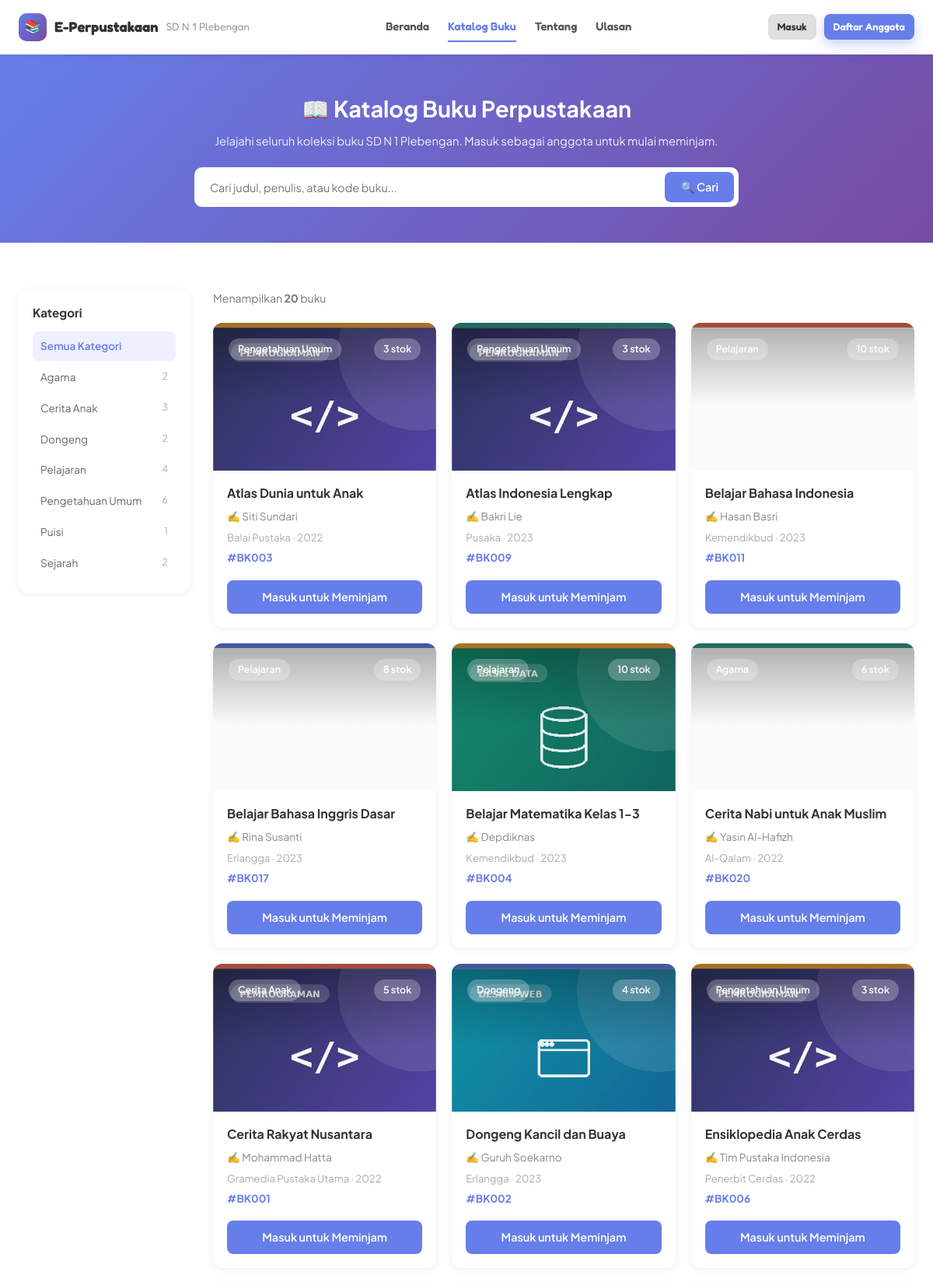
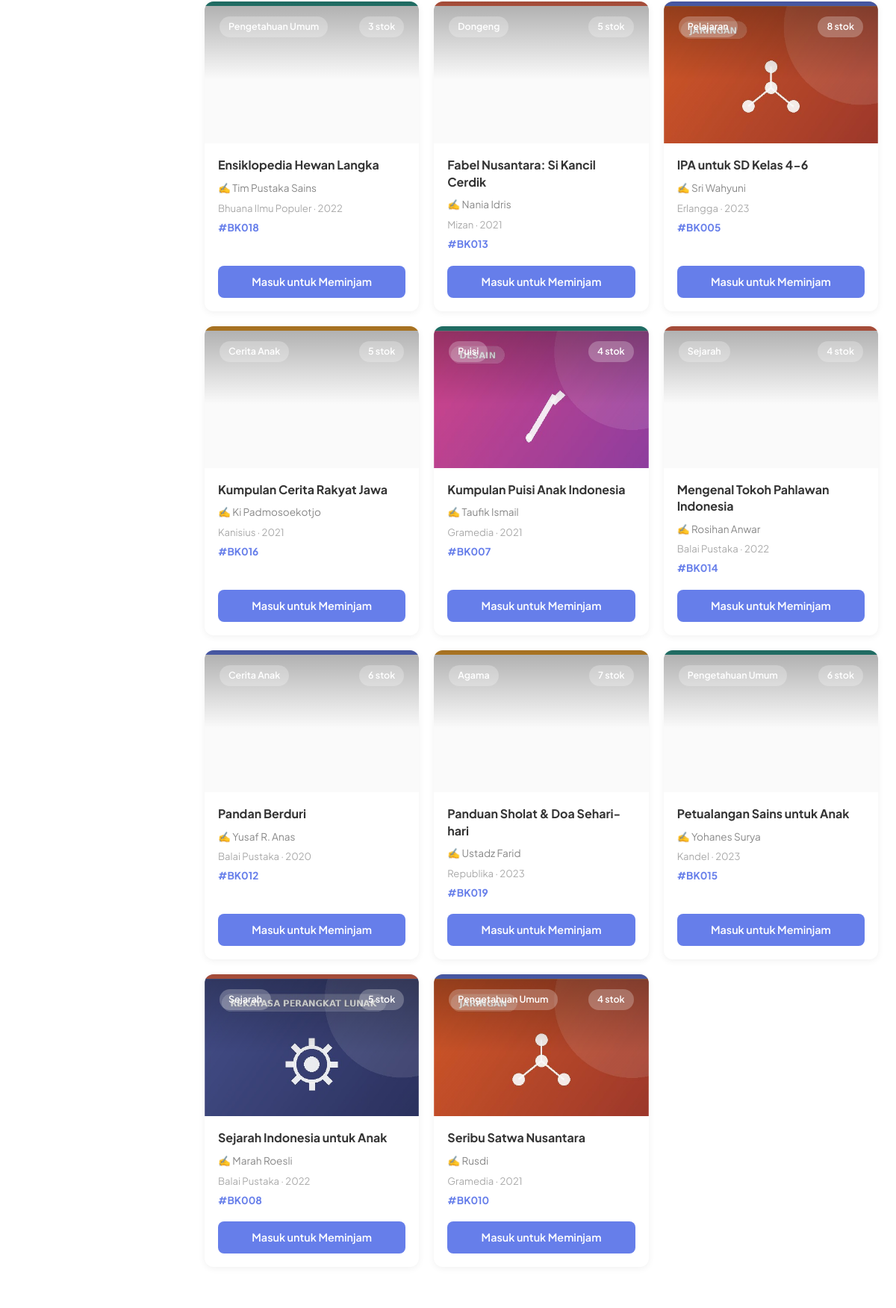
Page /katalog.php (upper part) on the committed database (2 pictures, top to bottom).
### tables this page shows
CREATE TABLE IF NOT EXISTS buku (
    id_buku INT AUTO_INCREMENT PRIMARY KEY,
    kode_buku VARCHAR(20) NOT NULL UNIQUE,
    judul VARCHAR(200) NOT NULL,
    penulis VARCHAR(100) NOT NULL,
    penerbit VARCHAR(100) NOT NULL,
    tahun_terbit YEAR NOT NULL,
    kategori VARCHAR(50) NOT NULL,
    stok INT NOT NULL DEFAULT 1,
    sampul VARCHAR(255) DEFAULT NULL,
    created_at TIMESTAMP DEFAULT CURRENT_TIMESTAMP
);

### auth.php (called while the page is built, shortened)
<?php
function sampulUrl($sampul, $prefix = '') {
    return $prefix . 'assets/img/sampul/' . rawurlencode($sampul);
}
?>

### katalog.php (the view, shortened to what this page needs)
<?php
require_once 'config/database.php';
require_once 'includes/auth.php';
$search = isset($_GET['search']) ? mysqli_real_escape_string($conn, trim($_GET['search'])) : '';
$kategoriFilter = isset($_GET['kategori']) ? mysqli_real_escape_string($conn, trim($_GET['kategori'])) : '';
$where = [];
$whereSql = $where ? 'WHERE ' . implode(' AND ', $where) : '';
$bukuList = mysqli_query($conn, "SELECT * FROM buku $whereSql ORDER BY judul ASC");
$totalHasil = mysqli_num_rows($bukuList);
$kategoriList = mysqli_query($conn, "SELECT kategori, COUNT(*) as jumlah FROM buku GROUP BY kategori ORDER BY kategori ASC");
?>
<?php include 'includes/public_header.php'; ?>
<section class="catalog-hero">
    <div class="catalog-hero-inner">
        <h1>📖 Katalog Buku Perpustakaan</h1>
        <p>Jelajahi seluruh koleksi buku SD N 1 Plebengan. Masuk sebagai anggota untuk mulai meminjam.</p>
        <form method="GET" action="katalog.php" class="catalog-search-form">
            <input type="text" name="search" placeholder="Cari judul, penulis, atau kode buku..." value="<?php echo htmlspecialchars($search); ?>">
            <button type="submit" class="btn btn-primary">🔍 Cari</button>
        </form>
    </div>
</section>
<section class="public-section">
    <div class="public-section-inner catalog-layout">
        <aside class="catalog-sidebar">
            <h3>Kategori</h3>
            <a href="katalog.php<?php echo $search ? '?search=' . urlencode($search) : ''; ?>" class="category-filter-item <?php echo $kategoriFilter === '' ? 'active' : ''; ?>">
                Semua Kategori
            </a>
            <?php while ($k = mysqli_fetch_assoc($kategoriList)): ?>
                <a href="katalog.php?kategori=<?php echo urlencode($k['kategori']); ?><?php echo $search ? '&search=' . urlencode($search) : ''; ?>"
                   class="category-filter-item <?php echo $kategoriFilter === $k['kategori'] ? 'active' : ''; ?>">
                    <?php echo htmlspecialchars($k['kategori']); ?>
                    <span><?php echo (int) $k['jumlah']; ?></span>
                </a>
            <?php endwhile; ?>
        </aside>
        <div class="catalog-main">
            <div class="catalog-result-info">
                Menampilkan <strong><?php echo $totalHasil; ?></strong> buku
            </div>
            <div class="books-grid">
                <?php while ($b = mysqli_fetch_assoc($bukuList)): ?>
                <div class="book-card">
                    <div class="book-cover"<?php $src = sampulUrl($b['sampul']); if ($src): ?> style="background-image:url('<?php echo htmlspecialchars($src); ?>')"<?php endif; ?>>
                        <span class="book-category"><?php echo htmlspecialchars($b['kategori']); ?></span>
                        <span class="book-stock"><?php echo $b['stok'] > 0 ? (int) $b['stok'] . ' stok' : 'Kosong'; ?></span>
                    </div>
                    <div class="book-detail">
                        <h3 class="book-title"><?php echo htmlspecialchars($b['judul']); ?></h3>
                        <p class="book-author">✍️ <?php echo htmlspecialchars($b['penulis']); ?></p>
                        <p class="book-publisher"><?php echo htmlspecialchars($b['penerbit']); ?> &middot; <?php echo (int) $b['tahun_terbit']; ?></p>
                        <p class="book-code">#<?php echo htmlspecialchars($b['kode_buku']); ?></p>
                    </div>
                    <?php if ($b['stok'] > 0): ?>
                        <a href="login.php?as=user" class="btn btn-primary btn-full">Masuk untuk Meminjam</a>
                    <?php else: ?>
                        <button class="btn btn-secondary btn-full" disabled>Stok Habis</button>
                    <?php endif; ?>
                </div>
                <?php endwhile; ?>
            </div>
        </div>
    </div>
</section>
<?php include 'includes/public_footer.php'; ?>

### style.css (style rules this page uses)
* { margin: 0; padding: 0; box-sizing: border-box; }
body { font-family: 'Segoe UI', Tahoma, Geneva, Verdana, sans-serif; background-color: #f0f2f5; color: #333; line-height: 1.6; }
a { text-decoration: none; color: inherit; }
.btn { display: inline-flex; align-items: center; gap: 5px; padding: 10px 20px; border: none; border-radius: 8px; font-size: 0.9rem; font-weight: 600; cursor: pointer; transition: all 0.2s ease; white-space: nowrap; font-family: inherit; }
.btn-primary { background: #667eea; color: #fff; }
.btn-full { width: 100%; justify-content: center; }
.books-grid { display: grid; grid-template-columns: repeat(auto-fill, minmax(280px, 1fr)); gap: 20px; }
.book-card { background: #fff; border-radius: 12px; overflow: hidden; box-shadow: 0 2px 10px rgba(0,0,0,0.06); transition: transform 0.2s ease; display: flex; flex-direction: column; }
.book-cover { background: linear-gradient(135deg, #667eea, #764ba2); background-size: cover; background-position: center top; background-repeat: no-repeat; padding: 20px; display: flex; justify-content: space-between; align-items: flex-start; min-height: 190px; }
.book-cover[style*="background-image"] { position: relative; }
.book-cover[style*="background-image"]::after { content: ''; position: absolute; inset: 0; background: linear-gradient(to bottom, rgba(0,0,0,0.32), rgba(0,0,0,0.02) 55%); pointer-events: none; }
.book-cover[style*="background-image"] > * { position: relative; z-index: 1; }
.book-category { background: rgba(255,255,255,0.25); color: #fff; padding: 4px 12px; border-radius: 20px; font-size: 0.78rem; font-weight: 600; }
.book-stock { background: rgba(255,255,255,0.25); color: #fff; padding: 4px 12px; border-radius: 20px; font-size: 0.78rem; font-weight: 600; }
.book-detail { padding: 18px; flex: 1; }
.book-title { font-size: 1rem; color: #333; margin-bottom: 8px; line-height: 1.4; }
.book-author { color: #888; font-size: 0.85rem; margin-bottom: 5px; }
.book-publisher { color: #aaa; font-size: 0.82rem; margin-bottom: 5px; }
.book-code { color: #667eea; font-weight: 700; font-size: 0.85rem; }
.book-card .btn { margin: 0 18px 18px; }
.book-card .btn-full { margin: 0 18px 18px; width: calc(100% - 36px); }
.public-body { background: #fff; }
.public-section { padding: 60px 24px; }
.public-section-inner { max-width: 1200px; margin: 0 auto; }
.catalog-hero { background: linear-gradient(135deg, #667eea 0%, #764ba2 100%); padding: 46px 24px; color: #fff; text-align: center; }
.catalog-hero-inner { max-width: 700px; margin: 0 auto; }
.catalog-hero h1 { margin-bottom: 8px; font-size: 1.8rem; }
.catalog-hero p { opacity: 0.9; margin-bottom: 22px; font-size: 0.92rem; }
.catalog-search-form { display: flex; gap: 8px; background: #fff; padding: 6px; border-radius: 10px; }
.catalog-search-form input { flex: 1; border: none; padding: 10px 14px; border-radius: 6px; font-size: 0.9rem; font-family: inherit; }
.catalog-layout { display: grid; grid-template-columns: 220px 1fr; gap: 30px; align-items: start; }
.catalog-sidebar { background: #fff; border-radius: 12px; padding: 18px; box-shadow: 0 2px 10px rgba(0,0,0,0.06); position: sticky; top: 90px; }
.catalog-sidebar h3 { font-size: 0.95rem; color: #333; margin-bottom: 12px; }
.category-filter-item { display: flex; justify-content: space-between; padding: 8px 10px; border-radius: 8px; font-size: 0.85rem; color: #666; margin-bottom: 2px; }
.category-filter-item.active { background: #eef0ff; color: #667eea; font-weight: 600; }
.category-filter-item span { color: #aaa; font-size: 0.78rem; }
.catalog-result-info { font-size: 0.88rem; color: #777; margin-bottom: 20px; }
:root { --lp-ink: #20264a; --lp-muted: #6b7280; --lp-amber: #f2a531; --lp-amber-dark: #d98c14; --lp-teal: #2f9c8f; --lp-coral: #ef6f53; --lp-indigo: #667eea; --lp-purple: #764ba2; --lp-paper: #fbf8f2; --lp-border: #ececf5; --font-display: 'Fredoka', 'Segoe UI', Tahoma, sans-serif; }
.public-body { font-family: 'Plus Jakarta Sans', 'Segoe UI', Tahoma, Geneva, Verdana, sans-serif; }
.book-cover { position: relative; }
.book-cover::before { content: ''; position: absolute; top: 0; left: 0; right: 0; height: 6px; background: var(--lp-amber); }
.books-grid .book-card:nth-child(4n+2) .book-cover::before { background: var(--lp-teal); }
.books-grid .book-card:nth-child(4n+3) .book-cover::before { background: var(--lp-coral); }
.books-grid .book-card:nth-child(4n+4) .book-cover::before { background: var(--lp-indigo); }

### rows in the picture
buku: sampul (picture), kategori "Pengetahuan Umum", stok "3", judul "Atlas Dunia untuk Anak", penulis "Siti Sundari", penerbit "Balai Pustaka", tahun_terbit "2022", kode_buku "BK003", shows "Masuk untuk Meminjam"
buku: sampul (picture), kategori "Pengetahuan Umum", stok "3", judul "Atlas Indonesia Lengkap", penulis "Bakri Lie", penerbit "Pusaka", tahun_terbit "2023", kode_buku "BK009", shows "Masuk untuk Meminjam"
buku: kategori "Pelajaran", stok "10", judul "Belajar Bahasa Indonesia", penulis "Hasan Basri", penerbit "Kemendikbud", tahun_terbit "2023", kode_buku "BK011", shows "Masuk untuk Meminjam"
buku: kategori "Pelajaran", stok "8", judul "Belajar Bahasa Inggris Dasar", penulis "Rina Susanti", penerbit "Erlangga", tahun_terbit "2023", kode_buku "BK017", shows "Masuk untuk Meminjam"
buku: sampul (picture), kategori "Pelajaran", stok "10", judul "Belajar Matematika Kelas 1-3", penulis "Depdiknas", penerbit "Kemendikbud", tahun_terbit "2023", kode_buku "BK004", shows "Masuk untuk Meminjam"
buku: kategori "Agama", stok "6", judul "Cerita Nabi untuk Anak Muslim", penulis "Yasin Al-Hafizh", penerbit "Al-Qalam", tahun_terbit "2022", kode_buku "BK020", shows "Masuk untuk Meminjam"
buku: sampul (picture), kategori "Cerita Anak", stok "5", judul "Cerita Rakyat Nusantara", penulis "Mohammad Hatta", penerbit "Gramedia Pustaka Utama", tahun_terbit "2022", kode_buku "BK001", shows "Masuk untuk Meminjam"
buku: sampul (picture), kategori "Dongeng", stok "4", judul "Dongeng Kancil dan Buaya", penulis "Guruh Soekarno", penerbit "Erlangga", tahun_terbit "2023", kode_buku "BK002", shows "Masuk untuk Meminjam"
buku: sampul (picture), kategori "Pengetahuan Umum", stok "3", judul "Ensiklopedia Anak Cerdas", penulis "Tim Pustaka Indonesia", penerbit "Penerbit Cerdas", tahun_terbit "2022", kode_buku "BK006", shows "Masuk untuk Meminjam"
buku: kategori "Pengetahuan Umum", stok "3", judul "Ensiklopedia Hewan Langka", penulis "Tim Pustaka Sains", penerbit "Bhuana Ilmu Populer", tahun_terbit "2022", kode_buku "BK018", shows "Masuk untuk Meminjam"
buku: kategori "Dongeng", stok "5", judul "Fabel Nusantara: Si Kancil Cerdik", penulis "Nania Idris", penerbit "Mizan", tahun_terbit "2021", kode_buku "BK013", shows "Masuk untuk Meminjam"
buku: sampul (picture), kategori "Pelajaran", stok "8", judul "IPA untuk SD Kelas 4-6", penulis "Sri Wahyuni", penerbit "Erlangga", tahun_terbit "2023", kode_buku "BK005", shows "Masuk untuk Meminjam"
buku: kategori "Cerita Anak", stok "5", judul "Kumpulan Cerita Rakyat Jawa", penulis "Ki Padmosoekotjo", penerbit "Kanisius", tahun_terbit "2021", kode_buku "BK016", shows "Masuk untuk Meminjam"
buku: sampul (picture), kategori "Puisi", stok "4", judul "Kumpulan Puisi Anak Indonesia", penulis "Taufik Ismail", penerbit "Gramedia", tahun_terbit "2021", kode_buku "BK007", shows "Masuk untuk Meminjam"
buku: kategori "Sejarah", stok "4", judul "Mengenal Tokoh Pahlawan Indonesia", penulis "Rosihan Anwar", penerbit "Balai Pustaka", tahun_terbit "2022", kode_buku "BK014", shows "Masuk untuk Meminjam"
buku: kategori "Cerita Anak", stok "6", judul "Pandan Berduri", penulis "Yusaf R. Anas", penerbit "Balai Pustaka", tahun_terbit "2020", kode_buku "BK012", shows "Masuk untuk Meminjam"
buku: kategori "Agama", stok "7", judul "Panduan Sholat & Doa Sehari-hari", penulis "Ustadz Farid", penerbit "Republika", tahun_terbit "2023", kode_buku "BK019", shows "Masuk untuk Meminjam"
buku: kategori "Pengetahuan Umum", stok "6", judul "Petualangan Sains untuk Anak", penulis "Yohanes Surya", penerbit "Kandel", tahun_terbit "2023", kode_buku "BK015", shows "Masuk untuk Meminjam"
buku: sampul (picture), kategori "Sejarah", stok "5", judul "Sejarah Indonesia untuk Anak", penulis "Marah Roesli", penerbit "Balai Pustaka", tahun_terbit "2022", kode_buku "BK008", shows "Masuk untuk Meminjam"
buku: sampul (picture), kategori "Pengetahuan Umum", stok "4", judul "Seribu Satwa Nusantara", penulis "Rusdi", penerbit "Gramedia", tahun_terbit "2021", kode_buku "BK010", shows "Masuk untuk Meminjam"

### other values in the picture
$k['kategori'] "Agama"
$k['jumlah'] "2"
$k['kategori'] "Cerita Anak"
$k['jumlah'] "3"
$k['kategori'] "Dongeng"
$k['kategori'] "Pelajaran"
$k['jumlah'] "4"
$k['kategori'] "Pengetahuan Umum"
$k['jumlah'] "6"
$k['kategori'] "Puisi"
$k['jumlah'] "1"
$k['kategori'] "Sejarah"
$totalHasil "20"
